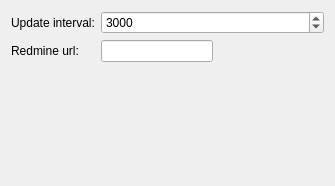
<?xml version="1.0" encoding="UTF-8"?>
<ui version="4.0">
 <class>Form</class>
 <widget class="QWidget" name="Form">
  <property name="geometry">
   <rect>
    <x>0</x>
    <y>0</y>
    <width>335</width>
    <height>186</height>
   </rect>
  </property>
  <property name="windowTitle">
   <string>Form</string>
  </property>
  <layout class="QFormLayout" name="formLayout">
   <item row="0" column="0">
    <widget class="QLabel" name="label">
     <property name="text">
      <string>Update interval:</string>
     </property>
    </widget>
   </item>
   <item row="0" column="1">
    <widget class="QSpinBox" name="kcfg_updateInterval">
       <property name="minimum">
        <number>1000</number>
       </property>
       <property name="maximum">
        <number>100000</number>
       </property>
       <property name="value">
        <number>3000</number>
       </property>
      </widget>
   </item>
   <item row="1" column="0">
    <widget class="QLabel" name="label_2">
     <property name="text">
      <string>Redmine url:</string>
     </property>
    </widget>
   </item>
   <item row="1" column="1">
    <layout class="QHBoxLayout" name="horizontalLayout">
     <item>
      <widget class="QLineEdit" name="kcfg_redmineUrl">
      </widget>
     </item>
     <item>
      <spacer name="horizontalSpacer">
       <property name="orientation">
        <enum>Qt::Horizontal</enum>
       </property>
       <property name="sizeHint" stdset="0">
        <size>
         <width>40</width>
         <height>20</height>
        </size>
       </property>
      </spacer>
     </item>
    </layout>
   </item>
  
 
  </layout>
 </widget>
 <resources/>
 <connections/>
</ui>
